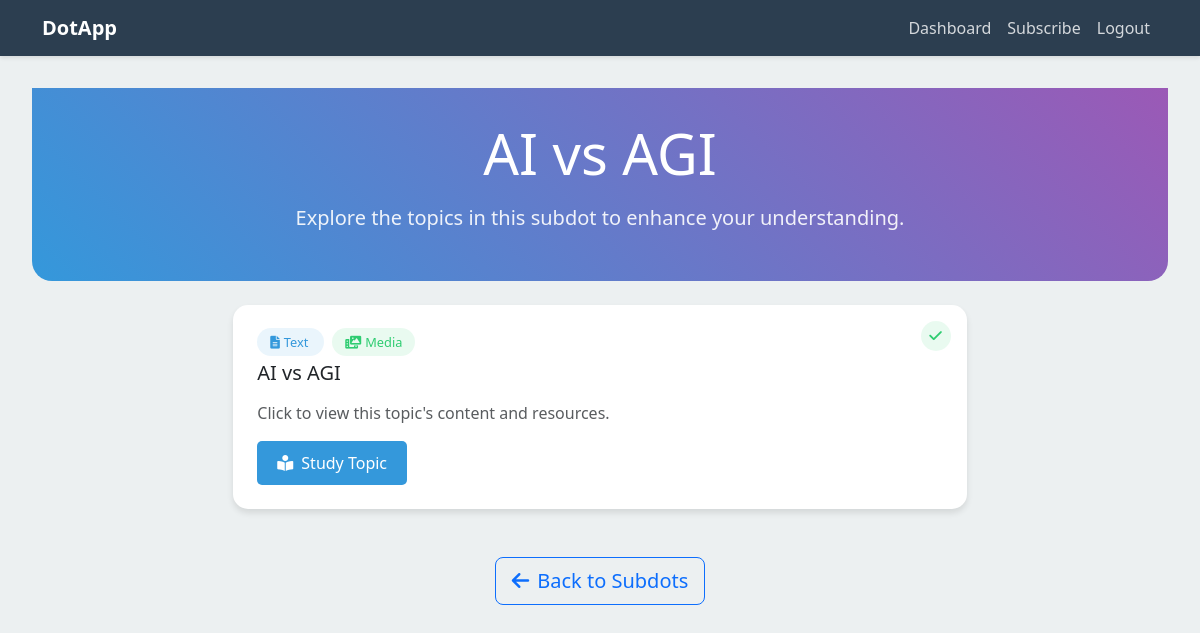
Screenshot of /editor/topics/7/ with the database file from the repository.
### editor/models.py (models this page shows, shortened)
class SubDot(models.Model):
    dot = models.ForeignKey(Dot, on_delete=models.CASCADE, related_name="subdots")
    title = models.CharField(max_length=200)
    content = models.TextField()
    code_snippet = models.TextField(blank=True)
    image_url = models.URLField(blank=True)
    order = models.IntegerField(default=1)
    created_by = models.ForeignKey(Editor, on_delete=models.CASCADE, null=True, blank=True, related_name='created_subdots')

class Topic(models.Model):
    subdot = models.ForeignKey(SubDot, related_name='topics', on_delete=models.CASCADE)
    title = models.CharField(max_length=255)
    content = models.TextField()
    code = models.TextField(blank=True, null=True)
    image = models.ImageField(upload_to='images/', blank=True, null=True)
    audio = models.FileField(upload_to='audio/', blank=True, null=True)
    timestamps = models.JSONField(blank=True, null=True)
    created_by = models.ForeignKey(Editor, on_delete=models.CASCADE, null=True, blank=True, related_name='created_topics')
    order = models.IntegerField(default=1)

### editor/views.py (the view)
# urls.py: path('topics/<int:subdot_id>/', view_topics, name='view_topics'),
def view_topics(request, subdot_id):
    subdot = SubDot.objects.get(id=subdot_id)
    topics = Topic.objects.filter(subdot=subdot)
    return render(request, 'editor/topics.html', {'subdot': subdot, 'topics': topics})

### editor/templates/editor/topics.html (shortened to what this page needs)
{% extends 'editor/base.html' %}
{% block extra_css %}
    <link rel="stylesheet" href="https://cdnjs.cloudflare.com/ajax/libs/font-awesome/6.0.0/css/all.min.css">
{% endblock %}
{% block content %}
    <div class="subdot-header mb-4">
        <div class="container">
            <div class="text-center">
                <h1 class="display-4">{{ subdot.title }}</h1>
                <p class="subdot-description lead">
                    {% if subdot.description %}
                        {{ subdot.description }}
                    {% else %}
                        Explore the topics in this subdot to enhance your understanding.
                    {% endif %}
                </p>
            </div>
        </div>
    </div>
    <div class="container">
        <div class="row justify-content-center">
            <div class="col-lg-8">
                {% for topic in topics %}
                    <div class="card topic-card mb-4 position-relative">
                        <div class="topic-status">
                            <i class="fas fa-check"></i>
                        </div>
                        <div class="card-body p-4">
                            <div class="mb-2">
                                {% if topic.content %}
                                    <span class="topic-type-badge topic-type-text">
                                        <i class="fas fa-file-alt me-1"></i>Text
                                    </span>
                                {% endif %}
                                {% if topic.image or topic.audio %}
                                    <span class="topic-type-badge topic-type-media">
                                        <i class="fas fa-photo-video me-1"></i>Media
                                    </span>
                                {% endif %}
                            </div>
                            <h3 class="h5 mb-3">{{ topic.title }}</h3>
                            <p class="text-muted mb-3">
                                {% if topic.description %}
                                    {{ topic.description|truncatewords:30 }}
                                {% else %}
                                    Click to view this topic's content and resources.
                                {% endif %}
                            </p>
                            <a href="{% url 'view_topic' topic.id %}" class="btn btn-primary">
                                <i class="fas fa-book-reader me-2"></i>Study Topic
                            </a>
                        </div>
                    </div>
                {% endfor %}
            </div>
        </div>
        <div class="text-center mt-4 mb-5">
            <a href="{% url 'view_subdots' Dot_id=subdot.dot.id %}" class="btn btn-outline-primary btn-lg">
                <i class="fas fa-arrow-left me-2"></i>Back to Subdots
            </a>
        </div>
    </div>
{% endblock %}

### editor/templates/editor/base.html (style rules this page uses)
:root { --primary-color: #3498db; --secondary-color: #2ecc71; --dark-color: #2c3e50; --light-color: #ecf0f1; }
body { font-family: 'Segoe UI', Tahoma, Geneva, Verdana, sans-serif; background-color: var(--light-color); color: var(--dark-color); }
.card { border: none; border-radius: 10px; box-shadow: 0 4px 6px rgba(0,0,0,0.1); transition: transform 0.2s; }
.btn-primary { background-color: var(--primary-color); border: none; padding: 10px 20px; border-radius: 5px; }

### editor/templates/editor/topics.html (style rules this page uses)
.topic-card { transition: transform 0.2s, box-shadow 0.2s; border: none; border-radius: 15px; overflow: hidden; }
.subdot-header { background: linear-gradient(45deg, var(--primary-color), #9b59b6); color: white; padding: 2rem 0; margin-bottom: 2rem; border-radius: 0 0 20px 20px; }
.subdot-description { max-width: 800px; margin: 1rem auto; opacity: 0.9; }
.topic-status { position: absolute; top: 1rem; right: 1rem; width: 30px; height: 30px; border-radius: 50%; background-color: rgba(46, 204, 113, 0.1); display: flex; align-items: center; justify-content: center; }
.topic-status i { color: #2ecc71; font-size: 0.9rem; }
.topic-type-badge { font-size: 0.8rem; padding: 0.3rem 0.8rem; border-radius: 15px; margin-right: 0.5rem; }
.topic-type-text { background-color: rgba(52, 152, 219, 0.1); color: var(--primary-color); }
.topic-type-media { background-color: rgba(46, 204, 113, 0.1); color: #2ecc71; }

### rows the page displays
SubDot: title "AI vs AGI"
Topic: shows "Text", shows "Media", title "AI vs AGI"
